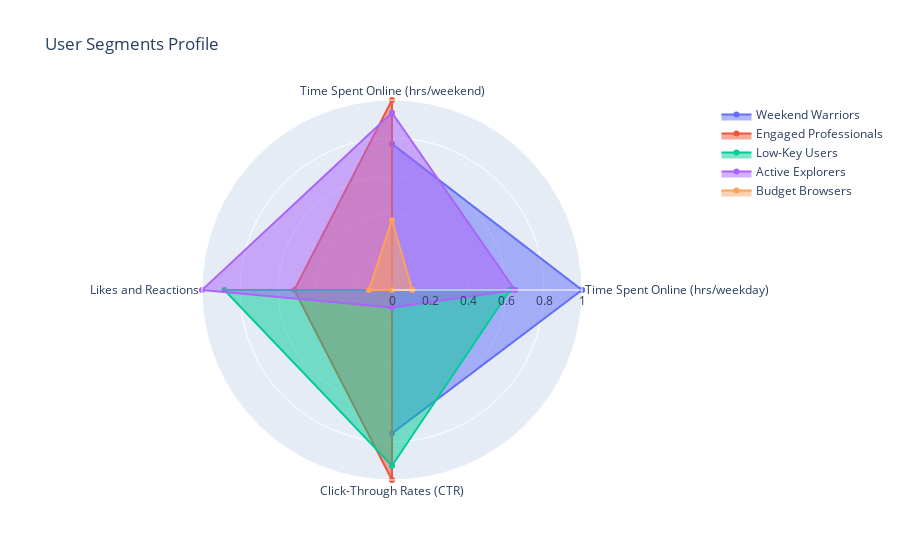

Notebook code for this chart:
### Markdown cell above
Now, let’s create a visualization that reflects these segments, using the cluster means for numerical features and highlighting the distinctive characteristics of each segment. We’ll create a radar chart that compares the mean values of selected features across the clusters, providing a visual representation of each segment’s profile:

### Code cell
import plotly.graph_objects as go
fig = go.Figure()

# loop through each segment to add to the radar chart
for i, segment in enumerate(segment_names):
    fig.add_trace(go.Scatterpolar(
        r=radar_df_normalized.iloc[i][features_to_plot].values.tolist() + [radar_df_normalized.iloc[i][features_to_plot].values[0]],  # Add the first value at the end to close the radar chart
        theta=labels.tolist() + [labels[0]],  # add the first label at the end to close the radar chart
        fill='toself',
        name=segment,
        hoverinfo='text',
        text=[f"{label}: {value:.2f}" for label, value in zip(features_to_plot, radar_df_normalized.iloc[i][features_to_plot])]+[f"{labels[0]}: {radar_df_normalized.iloc[i][features_to_plot][0]:.2f}"]  # Adding hover text for each feature
    ))

# update the layout to finalize the radar chart
fig.update_layout(
    polar=dict(
        radialaxis=dict(
            visible=True,
            range=[0, 1]
        )),
    showlegend=True,
    title='User Segments Profile'
)

fig.show()

### Figure 1 — Plotly figure (JSON) as saved in the notebook; plotly's stock layout.template omitted (floating-point values rounded to 4 significant figures)
{"data": [{"fill": "toself", "hoverinfo": "text", "name": "Weekend Warriors", "r": [1, 0.769, 0, 0.7546, 1], "text": ["Time Spent Online (hrs/weekday): 1.00", "Time Spent Online (hrs/weekend): 0.77", "Likes and Reactions: 0.00", "Click-Through Rates (CTR): 0.75", "Time Spent Online (hrs/weekday): 1.00"], "theta": ["Time Spent Online (hrs/weekday)", "Time Spent Online (hrs/weekend)", "Likes and Reactions", "Click-Through Rates (CTR)", "Time Spent Online (hrs/weekday)"], "type": "scatterpolar"}, {"fill": "toself", "hoverinfo": "text", "name": "Engaged Professionals", "r": [0, 1, 0.5142, 1, 0], "text": ["Time Spent Online (hrs/weekday): 0.00", "Time Spent Online (hrs/weekend): 1.00", "Likes and Reactions: 0.51", "Click-Through Rates (CTR): 1.00", "Time Spent Online (hrs/weekday): 0.00"], "theta": ["Time Spent Online (hrs/weekday)", "Time Spent Online (hrs/weekend)", "Likes and Reactions", "Click-Through Rates (CTR)", "Time Spent Online (hrs/weekday)"], "type": "scatterpolar"}, {"fill": "toself", "hoverinfo": "text", "name": "Low-Key Users", "r": [0.621, 0, 0.8819, 0.9252, 0.621], "text": ["Time Spent Online (hrs/weekday): 0.62", "Time Spent Online (hrs/weekend): 0.00", "Likes and Reactions: 0.88", "Click-Through Rates (CTR): 0.93", "Time Spent Online (hrs/weekday): 0.62"], "theta": ["Time Spent Online (hrs/weekday)", "Time Spent Online (hrs/weekend)", "Likes and Reactions", "Click-Through Rates (CTR)", "Time Spent Online (hrs/weekday)"], "type": "scatterpolar"}, {"fill": "toself", "hoverinfo": "text", "name": "Active Explorers", "r": [0.647, 0.9333, 1, 0.09231, 0.647], "text": ["Time Spent Online (hrs/weekday): 0.65", "Time Spent Online (hrs/weekend): 0.93", "Likes and Reactions: 1.00", "Click-Through Rates (CTR): 0.09", "Time Spent Online (hrs/weekday): 0.65"], "theta": ["Time Spent Online (hrs/weekday)", "Time Spent Online (hrs/weekend)", "Likes and Reactions", "Click-Through Rates (CTR)", "Time Spent Online (hrs/weekday)"], "type": "scatterpolar"}, {"fill": "toself", "hoverinfo": "text", "name": "Budget Browsers", "r": [0.1064, 0.3673, 0.1212, 0, 0.1064], "text": ["Time Spent Online (hrs/weekday): 0.11", "Time Spent Online (hrs/weekend): 0.37", "Likes and Reactions: 0.12", "Click-Through Rates (CTR): 0.00", "Time Spent Online (hrs/weekday): 0.11"], "theta": ["Time Spent Online (hrs/weekday)", "Time Spent Online (hrs/weekend)", "Likes and Reactions", "Click-Through Rates (CTR)", "Time Spent Online (hrs/weekday)"], "type": "scatterpolar"}], "layout": {"polar": {"radialaxis": {"range": [0, 1], "visible": true}}, "showlegend": true, "title": {"text": "User Segments Profile"}}}
